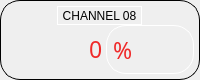
             <widget class="QFrame" name="horizontalFrame_10">
              <property name="minimumSize">
               <size>
                <width>0</width>
                <height>80</height>
               </size>
              </property>
              <property name="maximumSize">
               <size>
                <width>230</width>
                <height>80</height>
               </size>
              </property>
              <property name="styleSheet">
               <string notr="true">border: 1px solid #000000;
border-radius: 20px;</string>
              </property>
              <layout class="QVBoxLayout" name="verticalLayout_8">
               <property name="spacing">
                <number>0</number>
               </property>
               <property name="leftMargin">
                <number>5</number>
               </property>
               <property name="topMargin">
                <number>5</number>
               </property>
               <property name="rightMargin">
                <number>5</number>
               </property>
               <property name="bottomMargin">
                <number>5</number>
               </property>
               <item>
                <layout class="QHBoxLayout" name="horizontalLayout_16">
                 <property name="spacing">
                  <number>5</number>
                 </property>
                 <item>
                  <widget class="QToolButton" name="toolButton_8">
                   <property name="focusPolicy">
                    <enum>Qt::NoFocus</enum>
                   </property>
                   <property name="styleSheet">
                    <string notr="true">border-color: rgb(255, 255, 255);</string>
                   </property>
                   <property name="text">
                    <string>CHANNEL 08</string>
                   </property>
                   <property name="icon">
                    <iconset resource="icons.qrc">
                     <normaloff>:/icons/V.jpg</normaloff>:/icons/V.jpg</iconset>
                   </property>
                   <property name="iconSize">
                    <size>
                     <width>50</width>
                     <height>50</height>
                    </size>
                   </property>
                   <property name="toolButtonStyle">
                    <enum>Qt::ToolButtonTextBesideIcon</enum>
                   </property>
                  </widget>
                 </item>
                </layout>
               </item>
               <item>
                <layout class="QHBoxLayout" name="horizontalLayout_29">
                 <property name="spacing">
                  <number>0</number>
                 </property>
                 <item>
                  <widget class="QLineEdit" name="ch8">
                   <property name="sizePolicy">
                    <sizepolicy hsizetype="Fixed" vsizetype="Fixed">
                     <horstretch>0</horstretch>
                     <verstretch>0</verstretch>
                    </sizepolicy>
                   </property>
                   <property name="maximumSize">
                    <size>
                     <width>100</width>
                     <height>16777215</height>
                    </size>
                   </property>
                   <property name="font">
                    <font>
                     <family>Gilroy</family>
                     <pointsize>17</pointsize>
                    </font>
                   </property>
                   <property name="focusPolicy">
                    <enum>Qt::ClickFocus</enum>
                   </property>
                   <property name="styleSheet">
                    <string notr="true">background-color: rgba(255, 255, 255,0);
color: rgb(239, 41, 41);
border: none</string>
                   </property>
                   <property name="text">
                    <string>0</string>
                   </property>
                   <property name="alignment">
                    <set>Qt::AlignRight|Qt::AlignTrailing|Qt::AlignVCenter</set>
                   </property>
                  </widget>
                 </item>
                 <item>
                  <widget class="QLabel" name="s8">
                   <property name="font">
                    <font>
                     <family>Gilroy</family>
                     <pointsize>17</pointsize>
                    </font>
                   </property>
                   <property name="styleSheet">
                    <string notr="true">border-color: rgb(255, 255, 255);
color: rgb(239, 41, 41);</string>
                   </property>
                   <property name="text">
                    <string>%</string>
                   </property>
                  </widget>
                 </item>
                </layout>
               </item>
              </layout>
             </widget>
